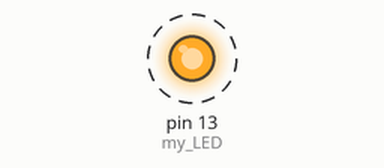
Recording of a sketch running on a simulated Arduino Uno, built with avr-gcc and run on an emulated ATmega328P. On the bench: output pins drawn as LEDs (lit = HIGH). Dashed ring = blinking.

Above: at 0.5 s.
Timing chart, 0 to 4.6 s (numbered marks = the images above):
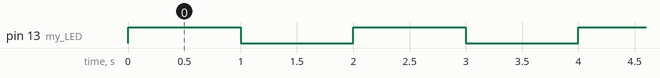

The sketch:

myBlink.ino
```cpp
int my_LED = 13;
int count = 0;
void setup() {
  // put your setup code here, to run once:
  pinMode(my_LED, OUTPUT);

}
void loop() {
  // put your main code here, to run repeatedly:
  if(count < 20){
    digitalWrite(my_LED, HIGH);
    delay(1000);
    digitalWrite(my_LED, LOW);
    delay(1000);
    count ++;
  }

}
```

Measured:
- by itself, pin 13 (my_LED): alternates HIGH for 1.0 s and LOW for 1.0 s, 40 changes in all, then stays LOW
